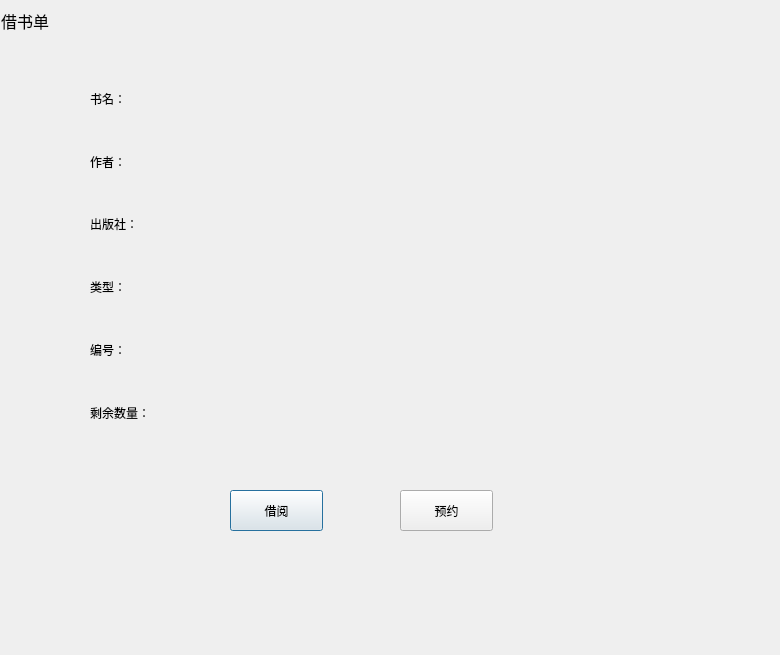
<?xml version="1.0" encoding="UTF-8"?>
<ui version="4.0">
 <class>BorrowDialog</class>
 <widget class="QDialog" name="BorrowDialog">
  <property name="geometry">
   <rect>
    <x>0</x>
    <y>0</y>
    <width>780</width>
    <height>655</height>
   </rect>
  </property>
  <property name="windowTitle">
   <string>Dialog</string>
  </property>
  <widget class="QWidget" name="verticalLayoutWidget">
   <property name="geometry">
    <rect>
     <x>90</x>
     <y>70</y>
     <width>121</width>
     <height>371</height>
    </rect>
   </property>
   <layout class="QVBoxLayout" name="verticalLayout">
    <item>
     <widget class="QLabel" name="labelName">
      <property name="text">
       <string>书名：</string>
      </property>
     </widget>
    </item>
    <item>
     <widget class="QLabel" name="labelAuthor">
      <property name="text">
       <string>作者：</string>
      </property>
     </widget>
    </item>
    <item>
     <widget class="QLabel" name="labelPress">
      <property name="text">
       <string>出版社：</string>
      </property>
     </widget>
    </item>
    <item>
     <widget class="QLabel" name="labelType">
      <property name="text">
       <string>类型：</string>
      </property>
     </widget>
    </item>
    <item>
     <widget class="QLabel" name="labelNumber">
      <property name="text">
       <string>编号：</string>
      </property>
     </widget>
    </item>
    <item>
     <widget class="QLabel" name="labelAmount">
      <property name="text">
       <string>剩余数量：</string>
      </property>
     </widget>
    </item>
   </layout>
  </widget>
  <widget class="QWidget" name="verticalLayoutWidget_2">
   <property name="geometry">
    <rect>
     <x>219</x>
     <y>70</y>
     <width>431</width>
     <height>371</height>
    </rect>
   </property>
   <layout class="QVBoxLayout" name="verticalLayout_2">
    <item>
     <widget class="QLabel" name="textName">
      <property name="text">
       <string/>
      </property>
     </widget>
    </item>
    <item>
     <widget class="QLabel" name="textAuthor">
      <property name="text">
       <string/>
      </property>
     </widget>
    </item>
    <item>
     <widget class="QLabel" name="textPress">
      <property name="text">
       <string/>
      </property>
     </widget>
    </item>
    <item>
     <widget class="QLabel" name="label_2">
      <property name="text">
       <string/>
      </property>
     </widget>
    </item>
    <item>
     <widget class="QLabel" name="textNumber">
      <property name="text">
       <string/>
      </property>
     </widget>
    </item>
    <item>
     <widget class="QLabel" name="textAmount">
      <property name="text">
       <string/>
      </property>
     </widget>
    </item>
   </layout>
  </widget>
  <widget class="QPushButton" name="ButtonBorrow">
   <property name="geometry">
    <rect>
     <x>230</x>
     <y>490</y>
     <width>93</width>
     <height>41</height>
    </rect>
   </property>
   <property name="text">
    <string>借阅</string>
   </property>
  </widget>
  <widget class="QPushButton" name="pushButton_2">
   <property name="geometry">
    <rect>
     <x>400</x>
     <y>490</y>
     <width>93</width>
     <height>41</height>
    </rect>
   </property>
   <property name="text">
    <string>预约</string>
   </property>
  </widget>
  <widget class="QLabel" name="labelTittle">
   <property name="geometry">
    <rect>
     <x>1</x>
     <y>0</y>
     <width>781</width>
     <height>41</height>
    </rect>
   </property>
   <property name="font">
    <font>
     <family>微软雅黑</family>
     <pointsize>12</pointsize>
    </font>
   </property>
   <property name="text">
    <string>借书单</string>
   </property>
  </widget>
 </widget>
 <resources/>
 <connections/>
</ui>
